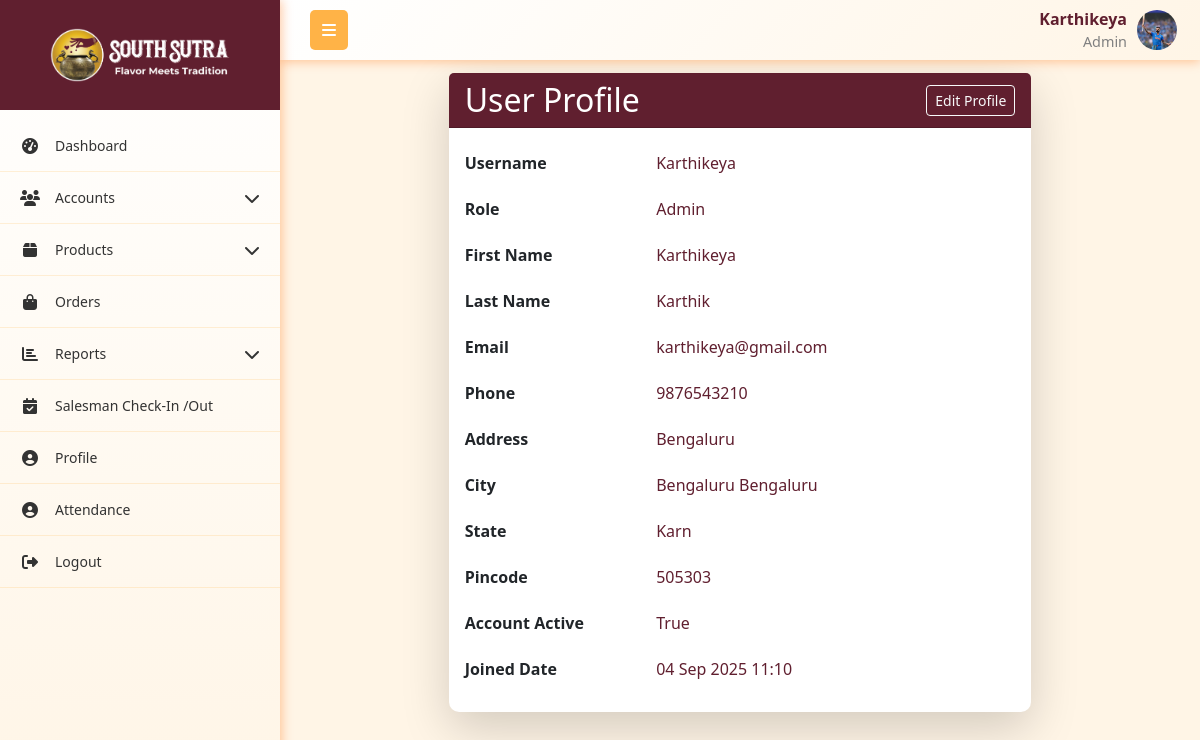
/profile/ (signed in), run on the app's committed database.
### App1/models.py (models this page shows, shortened)
class User(models.Model):
    role = models.ForeignKey(Role,on_delete=models.SET_NULL, null=True, related_name="role")
    username = models.CharField(max_length=255, unique=True)
    password = models.CharField(max_length=255)
    first_name = models.CharField(max_length=255)
    last_name = models.CharField(max_length=255)
    email = models.EmailField(unique=True)
    phone_number = models.CharField(max_length=15, unique=True)
    address = models.TextField()
    city = models.CharField(max_length=255)
    state = models.CharField(max_length=255)
    pincode = models.CharField(max_length=10)
    is_active = models.BooleanField(default=True)
    created_at = models.DateTimeField(auto_now_add=True)
    updated_at = models.DateTimeField(auto_now=True)
    profile_picture = models.ImageField(upload_to='profile_pictures/', null=True, blank=True)

class Role(models.Model):
    name = models.CharField(max_length=255, unique=True)
    created_at = models.DateTimeField(auto_now_add=True)
    updated_at = models.DateTimeField(auto_now=True)

### App1/views.py (the view, shortened to what this page needs)
# urls.py: path('profile/',profile,name='profile'),
@csrf_exempt
def profile(request):
    current_user, role_permission = get_logged_in_user(request)
    if not current_user:
        return redirect('login')
    return render(request, 'accounts/profile.html', {'current_user': current_user, 'role_permission':role_permission})

### App1/views.py (called while the page is built)
def get_logged_in_user(request):
    username = request.session.get('current_user')
    if not username:
        return None, None  # always return a tuple
    try:
        user = User.objects.get(username=username)
        try:
            role_permission = RolePermissions.objects.get(role=user.role)
        except RolePermissions.DoesNotExist:
            role_permission = None
        return user, role_permission
    except User.DoesNotExist:
        return None, None

### templates/accounts/profile.html (shortened to what this page needs)
{% extends 'company_admin/base.html' %}
{% load static %}
{% block content %}
<!DOCTYPE html>
<html lang="en">
<head>
</head>
<body>
<div class="container py-2">
    <div class="row justify-content-center">
        <div class="col-lg-8">
            <div class="card shadow-lg border-0">
                <div class="card-header bg-primary-red text-white">
                    <div class="d-flex justify-content-between align-items-center">
                        <h2 class="mb-0">User Profile</h2>
                        <button type="button" id="editProfileBtn" class="btn btn-sm btn-outline-light">
                             Edit Profile
                        </button>
                    </div>
                </div>
                <div class="card-body">
                    <form id="profileForm" method="POST" action="{% url 'profile' %}">
                        <div class="row mb-2">
                            <label class="col-sm-4 col-form-label fw-bold">Username</label>
                            <div class="col-sm-8">
                                <span class="form-control-plaintext">{{ current_user.username }}</span>
                            </div>
                        </div>
                        <div class="row mb-2">
                            <label class="col-sm-4 col-form-label fw-bold">Role</label>
                            <div class="col-sm-8">
                                <span class="form-control-plaintext">{{ current_user.role.name }}</span>
                            </div>
                        </div>
                        <div class="row mb-2">
                            <label class="col-sm-4 col-form-label fw-bold">First Name</label>
                            <div class="col-sm-8">
                                <span class="form-control-plaintext" id="first_nameText">{{ current_user.first_name }}</span>
                            </div>
                        </div>
                        <div class="row mb-2">
                            <label class="col-sm-4 col-form-label fw-bold">Last Name</label>
                            <div class="col-sm-8">
                                <span class="form-control-plaintext" id="last_nameText">{{ current_user.last_name }}</span>
                            </div>
                        </div>
                        <div class="row mb-2">
                            <label class="col-sm-4 col-form-label fw-bold">Email</label>
                            <div class="col-sm-8">
                                <span class="form-control-plaintext" id="emailText">{{ current_user.email }}</span>
                            </div>
                        </div>
                        <div class="row mb-2">
                            <label class="col-sm-4 col-form-label fw-bold">Phone</label>
                            <div class="col-sm-8">
                                <span class="form-control-plaintext" id="phone_numberText">{{ current_user.phone_number }}</span>
                            </div>
                        </div>
                        <div class="row mb-2">
                            <label class="col-sm-4 col-form-label fw-bold">Address</label>
                            <div class="col-sm-8">
                                <span class="form-control-plaintext" id="addressText">{{ current_user.address }}</span>
                            </div>
                        </div>
                        <div class="row mb-2">
                            <label class="col-sm-4 col-form-label fw-bold">City</label>
                            <div class="col-sm-8">
                                <span class="form-control-plaintext" id="cityText">{{ current_user.city }}</span>
                            </div>
                        </div>
                        <div class="row mb-2">
                            <label class="col-sm-4 col-form-label fw-bold">State</label>
                            <div class="col-sm-8">
                                <span class="form-control-plaintext" id="stateText">{{ current_user.state }}</span>
                            </div>
                        </div>
                        <div class="row mb-2">
                            <label class="col-sm-4 col-form-label fw-bold">Pincode</label>
                            <div class="col-sm-8">
                                <span class="form-control-plaintext" id="pincodeText">{{ current_user.pincode }}</span>
                            </div>
                        </div>
                        <div class="row mb-2">
                            <label class="col-sm-4 col-form-label fw-bold">Account Active</label>
                            <div class="col-sm-8">
                                <span class="form-control-plaintext" id="statusText">{{ current_user.is_active }}</span>
                            </div>
                        </div>
                        <div class="row mb-2">
                            <label class="col-sm-4 col-form-label fw-bold">Joined Date</label>
                            <div class="col-sm-8">
                                <span class="form-control-plaintext" id="joinedText">{{ current_user.created_at|date:'d M Y H:i' }}</span>
                            </div>
                        </div>
                    </form>
                </div>
            </div>
        </div>
    </div>
</div>
{% endblock %}

### templates/company_admin/base.html (shortened to what this page needs)
{% load static %}
<!DOCTYPE html>
<html lang="en">
<head>
    <link href="https://cdnjs.cloudflare.com/ajax/libs/bootstrap/5.3.0/css/bootstrap.min.css" rel="stylesheet">
    <link href="https://cdnjs.cloudflare.com/ajax/libs/font-awesome/6.4.0/css/all.min.css" rel="stylesheet">
    <link rel="stylesheet" href="https://cdn.datatables.net/1.13.4/css/dataTables.bootstrap5.min.css">
    <link rel="stylesheet" href="https://cdn.datatables.net/responsive/2.4.1/css/responsive.bootstrap5.min.css">
    <link rel="stylesheet" href="{% static 'css/alert.css' %}">
</head>
<body>
    <nav class="top-navbar">
        <div class="navbar-container">
            <div class="navbar-left">
                <button class="sidebar-toggle" id="sidebarToggle">
                    <i class="fas fa-bars"></i>
                </button>
            </div>
            <div class="navbar-right me-2">
                <div class="navbar-user-info">
                    <span class="username">{{current_user.username}}</span>
                    <span class="role">{{current_user.role.name}}</span>
                </div>
                {% if current_user.profile_picture %}
                    <img src="{{ current_user.profile_picture.url }}"
                        alt="{{ current_user.get_full_name }}"
                        class="navbar-profile-img">
                {% else %}
                     <div class="navbar-profile-fallback">
                        {{ current_user.first_name|first|upper }}{{ current_user.last_name|first|upper }}
                    </div>
                {% endif %}
            </div>
        </div>
    </nav>
    <nav class="sidebar" id="sidebar">
        <div class="sidebar-logo-container">
            <img src="{% static 'images/logo.png' %}" alt="Company Logo"  class="logo">
        </div>
        <ul class="nav flex-column sidebar-nav">
            {% if role_permission.dashboard_v %}
            <li class="nav-item">
                <a class="nav-link" href="{% url 'dashboard' %}">
                    <i class="fas fa-tachometer-alt nav-icon"></i>
                    <span class="nav-text">Dashboard</span>
                </a>
            </li>
            {% endif %}
            {% if role_permission.roles_v or role_permission.users_v or role_permission.customer_v %}
            <li class="nav-item">
                <a class="nav-link" href="#">
                    <i class="fas fa-users nav-icon"></i>
                    <span class="nav-text">Accounts</span>
                    <i class="fas fa-chevron-down arrow"></i>
                </a>
            </li>
            {% endif %}
            {% if role_permission.category_v or role_permission.all_products_v or role_permission.daily_production_v or role_permission.inventory_v %}
            <li class="nav-item">
                <a class="nav-link" href="#">
                    <i class="fas fa-box nav-icon"></i>
                    <span class="nav-text">Products</span>
                    <i class="fas fa-chevron-down arrow"></i>
                </a>
            </li>
            {% endif %}
            {% if role_permission.orders_v %}
            <li class="nav-item">
                <a class="nav-link" href="{% url 'order_table' %}">
                    <i class="fas fa-shopping-bag nav-icon"></i>
                    <span class="nav-text">Orders</span>
                </a>
            </li>
            {% endif %}
            {% if role_permission.s_reports_v or role_permission.c_reports_v %}
            <li class="nav-item">
                <a class="nav-link" href="#">
                    <i class="fas fa-chart-bar nav-icon"></i>
                    <span class="nav-text">Reports</span>
                    <i class="fas fa-chevron-down arrow"></i>
                </a>
            </li>
            {% endif %}
            {% if current_user.role.name == 'Admin' %}
            <li class="nav-item">
                <a class="nav-link" href="{% url 'salesman_visit_list' %}">
                    <i class="fas fa-calendar-check nav-icon"></i>
                    <span class="nav-text">Salesman Check-In /Out</span>
                </a>
            </li>
            {% endif %}
            <li class="nav-item">
                <a class="nav-link" href="{% url 'profile' %}">
                    <i class="fas fa-user-circle nav-icon"></i>
                    <span class="nav-text">Profile</span>
                </a>
            </li>
            <li class="nav-item">
                <a class="nav-link" href="{% url 'attendance' %}">
                    <i class="fas fa-user-circle nav-icon"></i>
                    <span class="nav-text">Attendance</span>
                </a>
            </li>
            <li class="nav-item">
                <a class="nav-link" href="{% url 'logout' %}" onclick="return confirm('Are you sure?');" >
                    <i class="fas fa-sign-out-alt nav-icon"></i>
                    <span class="nav-text">Logout</span>
                </a>
            </li>
        </ul>
    </nav>
    <main class="main-content" id="mainContent">
        {% block content %}{% endblock %}
    </main>
</body>
</html>

### templates/company_admin/base.html (style rules this page uses)
:root { --primary-red: #601F2F; --primary-orange: #ffb347; --accent-yellow: #fc3; --light-orange: #fff5e6; --dark-red: #4a1824; --sidebar-width: 280px; --sidebar-collapsed: 60px; }
* { box-sizing: border-box; }
body { font-family: 'Segoe UI', Tahoma, Geneva, Verdana, sans-serif; background-color: #f8f9fa; margin: 0; padding: 0; overflow-x: hidden; }
.top-navbar { background: linear-gradient(135deg, white 0%, var(--light-orange) 100%); box-shadow: 0 2px 10px rgba(255, 106, 0, 0.35); position: fixed; top: 0; left: var(--sidebar-width); right: 0; z-index: 1030; height: 60px; padding: 0; transition: left 0.3s ease; }
.navbar-container { display: flex; align-items: center; justify-content: space-between; height: 100%; padding: 0 15px; max-width: 100%; }
.navbar-left { display: flex; align-items: center; flex-shrink: 0; }
.sidebar-toggle { background: var(--primary-orange); border: none; color: white; padding: 8px 12px; border-radius: 5px; margin-left: 15px; cursor: pointer; }
.navbar-right { flex-shrink: 0; display: flex; align-items: center; gap: 10px; }
.navbar-profile-img { width: 40px; height: 40px; border-radius: 50%; object-fit: cover; }
.navbar-user-info { display: flex; flex-direction: column; align-items: flex-end; }
.navbar-user-info .username { font-weight: 600; }
.navbar-user-info .role { font-size: 0.9rem; color: gray; }
.sidebar { position: fixed; top: 0; left: 0; height: 100vh; width: var(--sidebar-width); background: linear-gradient(180deg, white 0%, var(--light-orange) 100%); transform: translateX(0); transition: width 0.3s ease; z-index: 1040; overflow-y: auto; box-shadow: 2px 0 10px rgba(255, 106, 0, 0.35); display: flex; flex-direction: column; }
.sidebar-logo-container { display: flex; align-items: center; justify-content: center; height: 110px; width: 100%; background-color: #601F2F; margin-bottom: 10px; transition: opacity 0.3s, height 0.3s, margin-bottom 0.3s; }
.sidebar-logo-container .logo { width: 200px; height: auto; background: transparent; padding: 8px 10px; }
.sidebar:not(.collapsed) .sidebar-logo-container { opacity: 1; height: 110px; margin-bottom: 10px; }
.sidebar-nav { padding: 0; margin: 0; list-style: none; flex: 1 1 auto; }
.nav-item { border-bottom: 1px solid rgba(255, 179, 71, 0.2); }
.nav-link { color: #333; padding: 15px 20px; display: flex; align-items: center; text-decoration: none; transition: all 0.3s ease; position: relative; cursor: pointer; }
.nav-icon { width: 20px; margin-right: 15px; text-align: center; font-size: 16px; }
.nav-text { flex-grow: 1; font-size: 14px; }
.arrow { transition: transform 0.3s ease; margin-left: auto; }
.main-content { margin-top: 60px; padding: 5px; transition: margin-left 0.3s ease; min-height: calc(100vh - 60px); }
@media (min-width: 768px) { .sidebar { transform: translateX(0); top: 0; height: 100vh; } }
@media (min-width: 768px) { .main-content { margin-left: var(--sidebar-width); } }

### templates/accounts/profile.html (style rules this page uses)
:root { --primary-red: #601F2F; --primary-orange: #ffb347; --accent-yellow: #fc3; --light-orange: #fff5e6; --dark-red: #4a1824; }
body { background: var(--light-orange); color: var(--primary-red); }
.bg-primary-red { background-color: var(--primary-red) !important; }
.card { border-radius: 10px; border: 1px solid var(--primary-orange); }
.form-control-plaintext { color: var(--primary-red); padding: 0.375rem 0; }

### data on the page
User: username "Karthikeya", role.name "Admin", profile_picture (picture), first_name "Karthikeya", last_name "Karthik", email "karthikeya@gmail.com", phone_number "9876543210", address "Bengaluru", city "Bengaluru Bengaluru", state "Karn", pincode "505303", is_active "True", created_at "04 Sep 2025 11:10"
